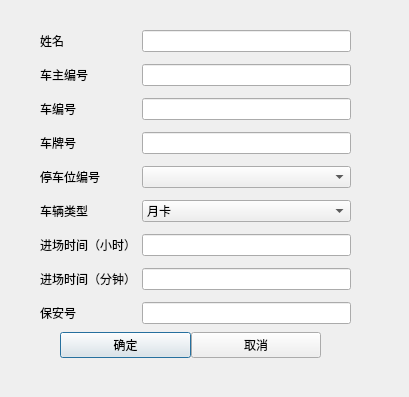
<?xml version="1.0" encoding="UTF-8"?>
<ui version="4.0">
 <class>Dlg_AddDriver</class>
 <widget class="QDialog" name="Dlg_AddDriver">
  <property name="geometry">
   <rect>
    <x>0</x>
    <y>0</y>
    <width>409</width>
    <height>397</height>
   </rect>
  </property>
  <property name="windowTitle">
   <string>车辆进场信息</string>
  </property>
  <widget class="QWidget" name="widget" native="true">
   <property name="geometry">
    <rect>
     <x>60</x>
     <y>330</y>
     <width>261</width>
     <height>30</height>
    </rect>
   </property>
   <layout class="QGridLayout" name="gridLayout">
    <property name="leftMargin">
     <number>0</number>
    </property>
    <property name="topMargin">
     <number>0</number>
    </property>
    <property name="rightMargin">
     <number>0</number>
    </property>
    <property name="bottomMargin">
     <number>0</number>
    </property>
    <property name="spacing">
     <number>0</number>
    </property>
    <item row="0" column="0">
     <widget class="QPushButton" name="Btn_save">
      <property name="text">
       <string>确定</string>
      </property>
     </widget>
    </item>
    <item row="0" column="1">
     <widget class="QPushButton" name="Btn_cancel">
      <property name="text">
       <string>取消</string>
      </property>
     </widget>
    </item>
   </layout>
  </widget>
  <widget class="QWidget" name="">
   <property name="geometry">
    <rect>
     <x>40</x>
     <y>24</y>
     <width>311</width>
     <height>311</height>
    </rect>
   </property>
   <layout class="QGridLayout" name="gridLayout_2">
    <item row="0" column="0">
     <widget class="QLabel" name="label_name">
      <property name="minimumSize">
       <size>
        <width>80</width>
        <height>0</height>
       </size>
      </property>
      <property name="text">
       <string>姓名</string>
      </property>
     </widget>
    </item>
    <item row="0" column="1">
     <widget class="QLineEdit" name="line_name"/>
    </item>
    <item row="1" column="0">
     <widget class="QLabel" name="label_carColor">
      <property name="minimumSize">
       <size>
        <width>80</width>
        <height>0</height>
       </size>
      </property>
      <property name="text">
       <string>车主编号</string>
      </property>
     </widget>
    </item>
    <item row="1" column="1">
     <widget class="QLineEdit" name="line_dno"/>
    </item>
    <item row="2" column="0">
     <widget class="QLabel" name="label_carColor_2">
      <property name="minimumSize">
       <size>
        <width>80</width>
        <height>0</height>
       </size>
      </property>
      <property name="text">
       <string>车编号</string>
      </property>
     </widget>
    </item>
    <item row="2" column="1">
     <widget class="QLineEdit" name="line_cno"/>
    </item>
    <item row="3" column="0">
     <widget class="QLabel" name="label_licenseNum">
      <property name="minimumSize">
       <size>
        <width>80</width>
        <height>0</height>
       </size>
      </property>
      <property name="text">
       <string>车牌号</string>
      </property>
     </widget>
    </item>
    <item row="3" column="1">
     <widget class="QLineEdit" name="line_clicense"/>
    </item>
    <item row="4" column="0">
     <widget class="QLabel" name="label_seatNum">
      <property name="minimumSize">
       <size>
        <width>80</width>
        <height>0</height>
       </size>
      </property>
      <property name="text">
       <string>停车位编号</string>
      </property>
     </widget>
    </item>
    <item row="4" column="1">
     <widget class="QComboBox" name="comboBox_pno"/>
    </item>
    <item row="5" column="0">
     <widget class="QLabel" name="label_seatPos">
      <property name="minimumSize">
       <size>
        <width>80</width>
        <height>0</height>
       </size>
      </property>
      <property name="text">
       <string>车辆类型</string>
      </property>
     </widget>
    </item>
    <item row="5" column="1">
     <widget class="QComboBox" name="comboBox_cartype">
      <item>
       <property name="text">
        <string>月卡</string>
       </property>
      </item>
      <item>
       <property name="text">
        <string>临时</string>
       </property>
      </item>
     </widget>
    </item>
    <item row="6" column="0">
     <widget class="QLabel" name="label_seatPrice">
      <property name="minimumSize">
       <size>
        <width>80</width>
        <height>0</height>
       </size>
      </property>
      <property name="text">
       <string>进场时间（小时）</string>
      </property>
     </widget>
    </item>
    <item row="6" column="1">
     <widget class="QLineEdit" name="line_cinHour"/>
    </item>
    <item row="7" column="0">
     <widget class="QLabel" name="label_departTimeHour">
      <property name="minimumSize">
       <size>
        <width>80</width>
        <height>0</height>
       </size>
      </property>
      <property name="text">
       <string>进场时间（分钟）</string>
      </property>
     </widget>
    </item>
    <item row="7" column="1">
     <widget class="QLineEdit" name="line_cinMin"/>
    </item>
    <item row="8" column="0">
     <widget class="QLabel" name="label_departTimeHour_2">
      <property name="minimumSize">
       <size>
        <width>80</width>
        <height>0</height>
       </size>
      </property>
      <property name="text">
       <string>保安号</string>
      </property>
     </widget>
    </item>
    <item row="8" column="1">
     <widget class="QLineEdit" name="line_username"/>
    </item>
   </layout>
  </widget>
 </widget>
 <tabstops>
  <tabstop>line_name</tabstop>
  <tabstop>line_dno</tabstop>
  <tabstop>line_clicense</tabstop>
  <tabstop>line_cinHour</tabstop>
  <tabstop>line_cinMin</tabstop>
  <tabstop>comboBox_cartype</tabstop>
  <tabstop>Btn_save</tabstop>
  <tabstop>Btn_cancel</tabstop>
 </tabstops>
 <resources/>
 <connections/>
</ui>
